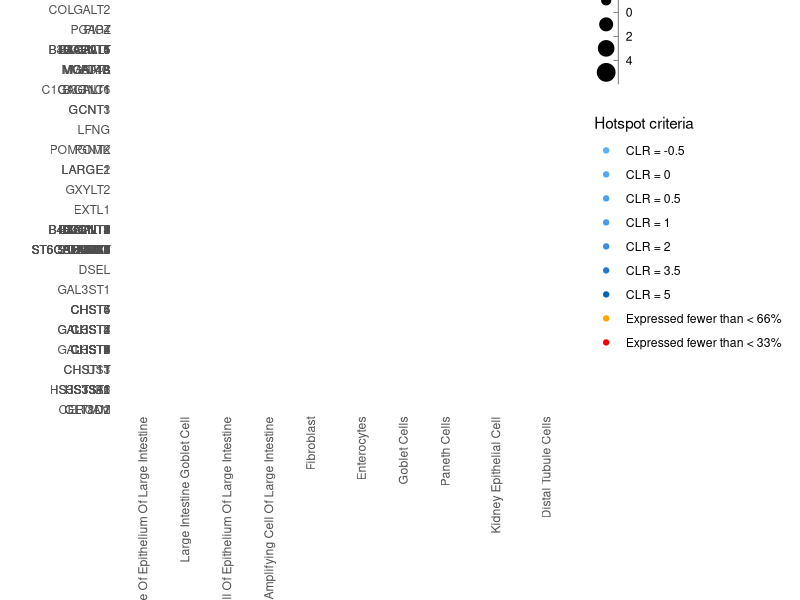

Write the R code that produced this figure.
## ---- chunk 1
library(tidyr)
library(ggplot2)
## ---- chunk 2
heatmapdata=readxl::read_excel('hotspot_calculation.xlsx')
## ---- chunk 3
gene_ordering=setNames(readxl::read_excel('gene categories.xlsx','Gene categories')[,c('HGNC','Group Name')],c('gene','Pathway'))
pathway_ordering=readxl::read_excel('gene categories.xlsx','Preferred ordering')$`Group Name`
gene_ordering$Pathway = factor(gene_ordering$Pathway,pathway_ordering)
## ---- chunk 4
cell_type_ordering="
group#cell
Human intestine#enterocyte of epithelium of large intestine
Human intestine#large intestine goblet cell
Human intestine#paneth cell of epithelium of large intestine
Human intestine#transit amplifying cell of large intestine
Mouse intestine#Enterocytes
Mouse intestine#Goblet cells
Mouse intestine#Paneth cells
Human intestine#fibroblast
Human kidney#kidney epithelial cell
Mouse kidney#Distal tubule cells
Mouse kidney#Endothelial cell
" %>% (function(d) { read.delim(text=d,header=T,sep="#") })
## ---- chunk 5
heatmapdata$cell=factor(as.character(heatmapdata$cell),cell_type_ordering$cell)
## ---- chunk 6
toplot=heatmapdata[heatmapdata$`above cutoff.classification`=="expressed" &
                   heatmapdata$`bulk %ile` >= 0.1 &
                   !is.na(heatmapdata$cell),
                  ]
toplot=toplot[complete.cases(toplot[,'cell']),]
toplot=merge(toplot,cell_type_ordering,by='cell')
toplot=merge(toplot,gene_ordering,by.x='gene ortholog',by.y='gene')
toplot$group = factor(toplot$group,unique(cell_type_ordering$group))
toplot$`gene ortholog` = factor(toplot$`gene ortholog`, sort(unique(toplot$`gene ortholog`)))
## ---- chunk 7
colormaker = function(values) {
  grad_values = values
  grad_values[grad_values >= 50] = NA
  rescaled=scales::rescale(grad_values)
  colors = scale_color_gradient(low="#56B1F7",high="#0065B8")$palette(rescaled)
  colors[values==50] = "orange"
  colors[values==100] = "red"
  colors
}

toplot$colorval = colormaker(toplot$heatmap_value)
## ---- chunk 8
ggplot(toplot)+
  geom_point(aes(x=cell,y=`gene ortholog`,color=colorval,size=clr))+
  scale_color_identity(name="Hotspot criteria",guide="legend",labels = c(paste("CLR =",seq(-0.5,5,by=0.5)),"Expressed fewer than < 66% ","Expressed fewer than < 33%"), breaks = colormaker(c(seq(-0.5,5,by=0.5),50,100))  )+
  scale_x_discrete(labels=function(x) stringr::str_to_title(x))+
  scale_size_binned(name = "CLR")+
  theme_minimal()+
  theme(axis.text.x = element_text(angle = 90, vjust = 0.5, hjust=1))+
  facet_grid(Pathway~group, switch="both", scales = "free", space = "free") +
    theme(panel.spacing.x = unit(0,"lines"),
          panel.spacing.y = unit(1,"lines"),
         strip.background.x = element_rect(size=1),
         strip.placement = "outside",
         strip.text.x = element_text(size = 12, color = "black", face = "bold"),
         strip.background.y = element_blank(),
         strip.text.y = element_text(size=5),
         axis.title.x = element_blank(),
         axis.title.y = element_blank()
    )
